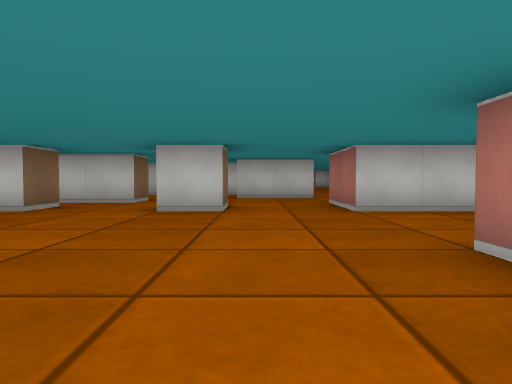
view 1 (above)

24 first-person views from a walk through a cub3D level. The camera is about half as high as the walls, tilts 2° down and sees 70° across. The floor is counted in squares. Each view is taken from the middle of a square. On the plan, view 1 faces up. The plan holds only what a view shows up to about 9 squares ahead; the rest is blank.

view 2
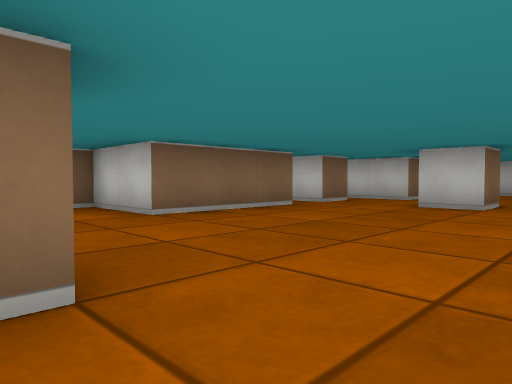

view 3
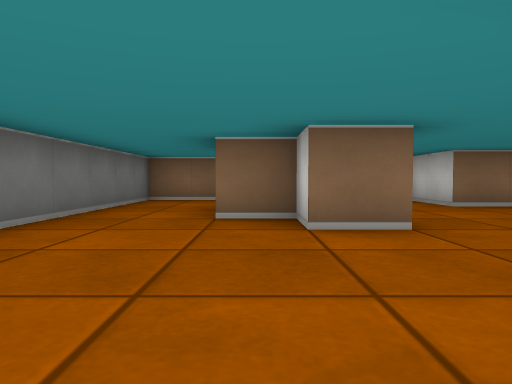

view 4
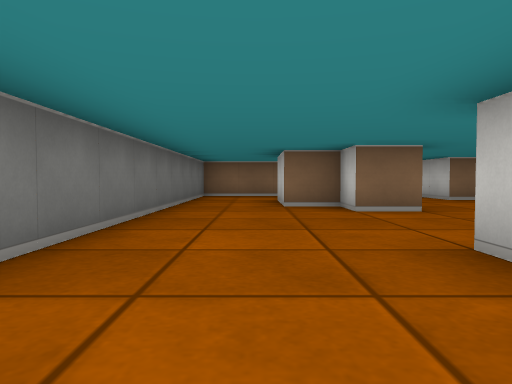

view 5
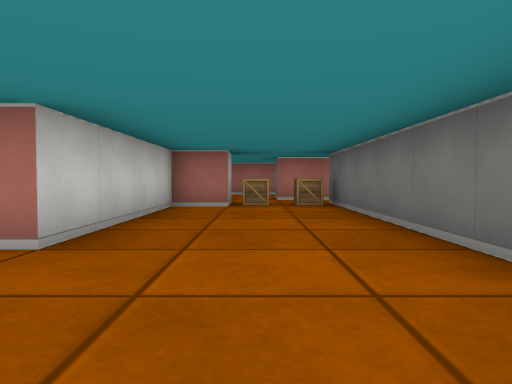

view 6
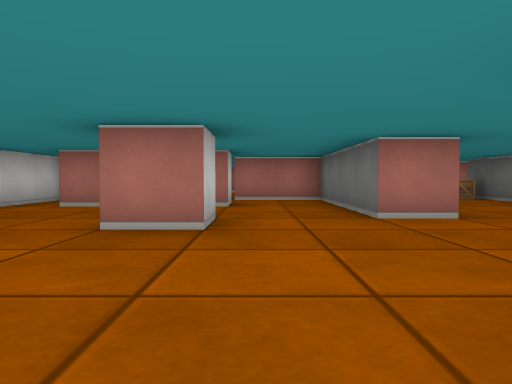

view 7
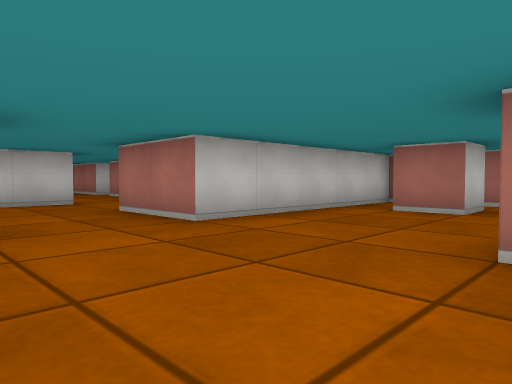

view 8
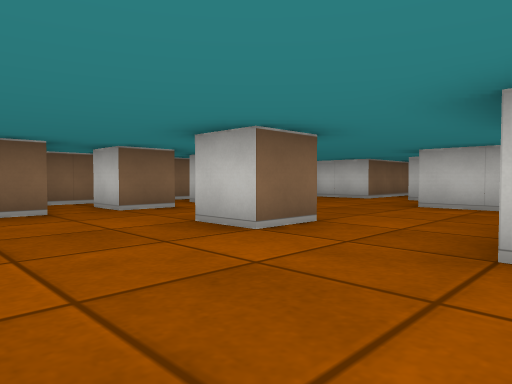

view 9
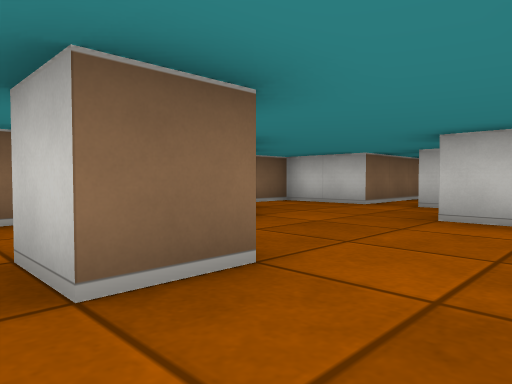

view 10
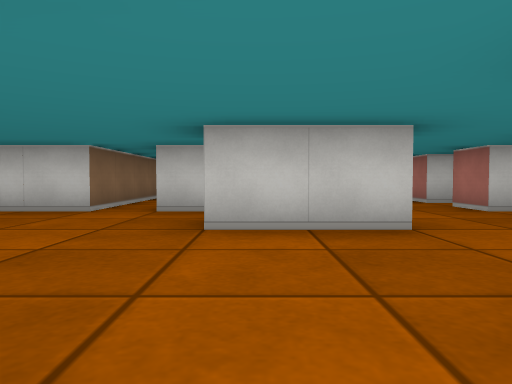

view 11
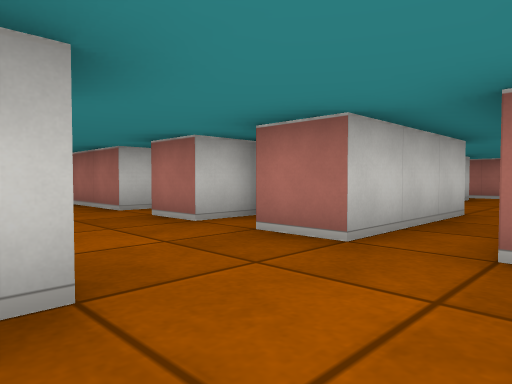

view 12
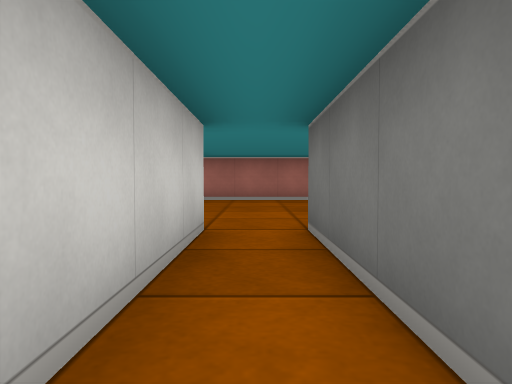

view 13
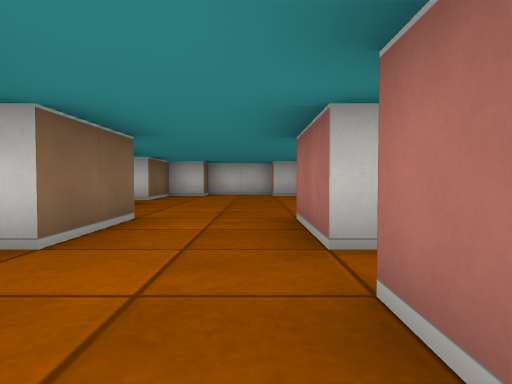

view 14
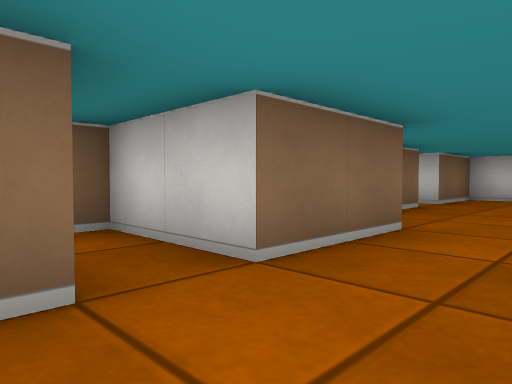

view 15
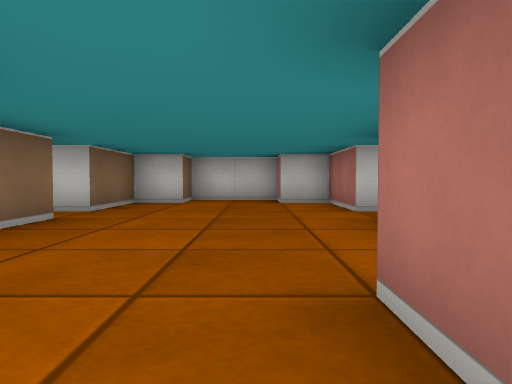

view 16
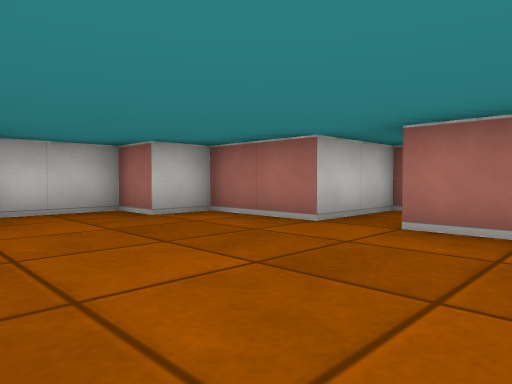

view 17
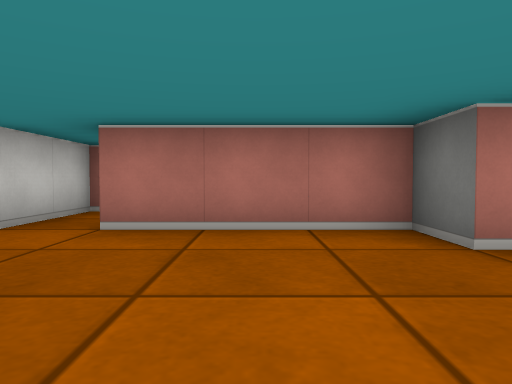

view 18
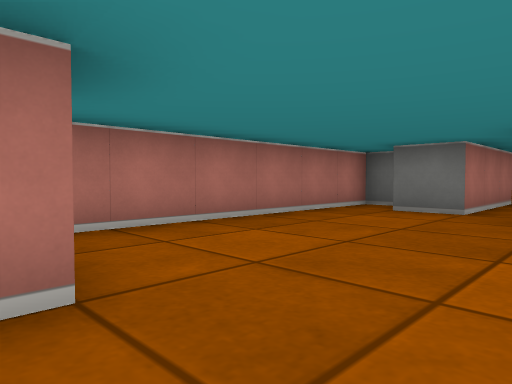

view 19
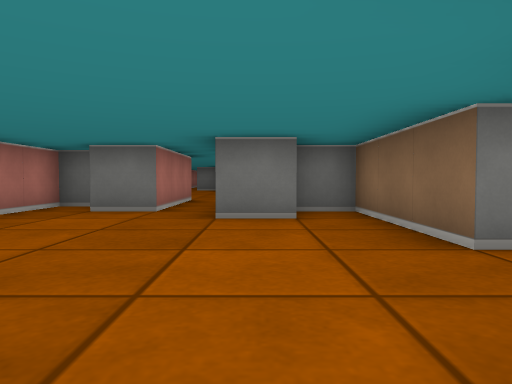

view 20
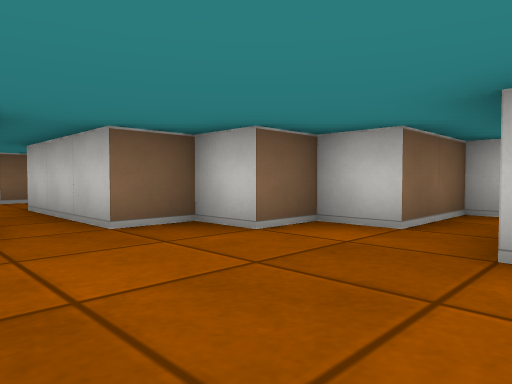

view 21
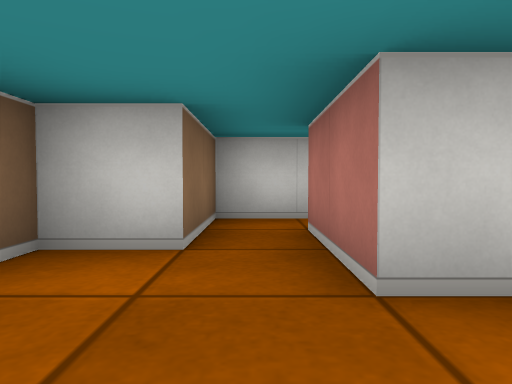

view 22
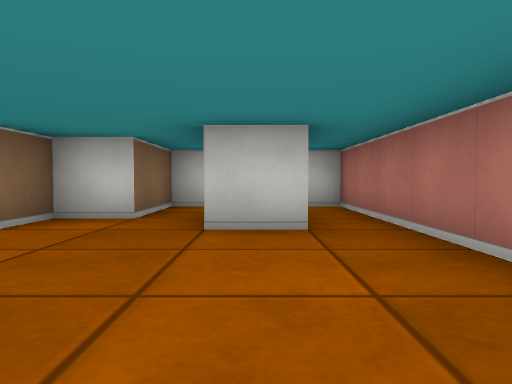

view 23
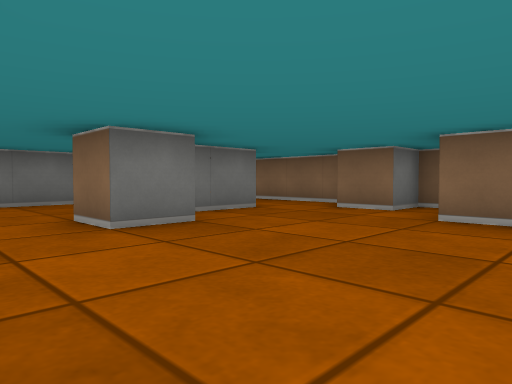

view 24
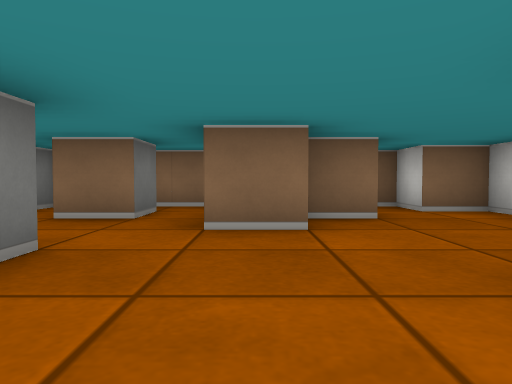

### Floor plan
Points are (right, up) in squares from view 1. A wall is a line through its corners. A room is listed if a view was taken in it or the views show most of it. See-through windows are left out.
Room 1 (views 1, 2, 3, 4, 5, 6, 7, 8, 9, 10, 11, 12, 23, 24)
walls: (2.5, 1.5) (1.5, 1.5) (1.5, 2.5); (-0.5, 6.5) (-0.5, 5.5) (-1.5, 5.5); (-3.5, 4.6) (-3.5, 1.5) (-5.5, 1.5) (-5.5, 0.5) (-4.5, 0.5) (-4.5, -0.5); (-1.6, -0.5) (-0.5, -0.5) (-0.5, -1.5) (-1.5, -1.5) (-1.5, -2.5) (-3.4, -2.5); (-5.4, 4.5) (-4.8, 4.5); (5.4, 1.5) (4.5, 1.5); (5.6, 3.5) (4.5, 3.5) (4.5, 4.5); (-4.5, 6.5) (-3.5, 6.5) (-3.5, 5.5) (-4.5, 5.5); (-3.5, -1.5) (-2.1, -1.5); (-2.5, 8.6) (-2.5, 7.5) (-4.5, 7.5); (1.5, 9.5) (-0.5, 9.5); (-5.5, -1.1) (-5.5, -4.5) (5.5, -4.5); (6.5, 5.5) (1.5, 5.5) (1.5, 7.5); (-3.5, 9.5) (-3.5, 8.6); (-5.5, 8.2) (-5.5, 5); (6.5, -2.5) (6.5, -1.5) (2.5, -1.5) (2.5, -0.5) (6.5, -0.5) (6.5, 1.5); (-0.8, 11.5) (-1.5, 11.5); (-2.5, 11.5) (-4.5, 11.5) (-4.5, 10.5) (-5.5, 10.5) (-5.5, 10.1)
ways out: opening at (2.5, 10) to room 2; opening at (4, 9) to room 5; opening at (-2, 11); opening at (6.5, -3.5)
Room 2 (view 13)
walls: (1.5, 10) (1.5, 9.5); (3.5, 9.5) (3.5, 10.5); (4.5, 11.5) (3.5, 11.5)
ways out: opening at (2.5, 10) to room 1; opening at (2.5, 12) to room 3
Room 3 (views 14, 15)
walls: (3.5, 11.5) (3.5, 12.5); (4.1, 13.5) (3.5, 13.5) (3.5, 15.5); (1.5, 15.6) (1.5, 13.5) (-0.5, 13.5) (-0.5, 13.1)
ways out: opening at (2.5, 12) to room 2; opening at (2.5, 14.5) to room 4
Room 4 (views 16, 17)
walls: (0.5, 18.5) (0.5, 17.5); (3.5, 15.5) (4.5, 15.5) (4.5, 18.5); (6.6, 19.5) (4.5, 19.5) (4.5, 21.5) (3.5, 21.5) (3.5, 22.5) (1.5, 22.5) (1.5, 21.5) (0.5, 21.5) (0.5, 19.5) (-0.1, 19.5)
ways out: opening at (2.5, 14.5) to room 3; opening at (0, 19)
Room 5 (views 18, 19, 20, 21, 22)
walls: (7.5, 6.5) (8.5, 6.5); (10.6, 10.5) (9.5, 10.5) (9.5, 12.5); (10.9, 4.5) (11.5, 4.5) (11.5, 10.5); (9.5, 3.5) (9.5, 5.5) (10.5, 5.5); (3.6, 8.5) (6.5, 8.5) (6.5, 5.5) (7.5, 5.5); (9.5, 13.5) (8.5, 13.5) (8.5, 11.5) (7.5, 11.5) (7.5, 10.5) (6.5, 10.5) (6.5, 9.5) (3.5, 9.5)
ways out: opening at (4, 9) to room 1; opening at (10, 13) to room 6; opening at (11, 11.5) to room 6; opening at (9, 4)
Room 6 (no view inside)
walls: (11.5, 10.5) (11.5, 13.5) (9.5, 13.5)
ways out: opening at (10, 13) to room 5; opening at (11, 11.5) to room 5

Positions as (right, up) in squares from view 1, and headings:
1: (0, 0), facing up
2: (1, -1), facing up-left
3: (3, -2), facing left
4: (5, -3), facing left
5: (0, -3), facing right
6: (-2, 1), facing right
7: (-1, 2), facing up-right
8: (2, 3), facing up-left
9: (1, 5), facing up-left
10: (0, 6), facing up
11: (1, 8), facing up-right
12: (3, 9), facing right
13: (3, 11), facing up
14: (3, 12), facing up-left
15: (3, 14), facing up
16: (1, 17), facing up-right
17: (1, 17), facing right
18: (8, 11), facing down-right
19: (8, 11), facing down
20: (10, 8), facing up-left
21: (9, 9), facing up
22: (10, 7), facing up
23: (1, 3), facing down-left
24: (1, 8), facing left
